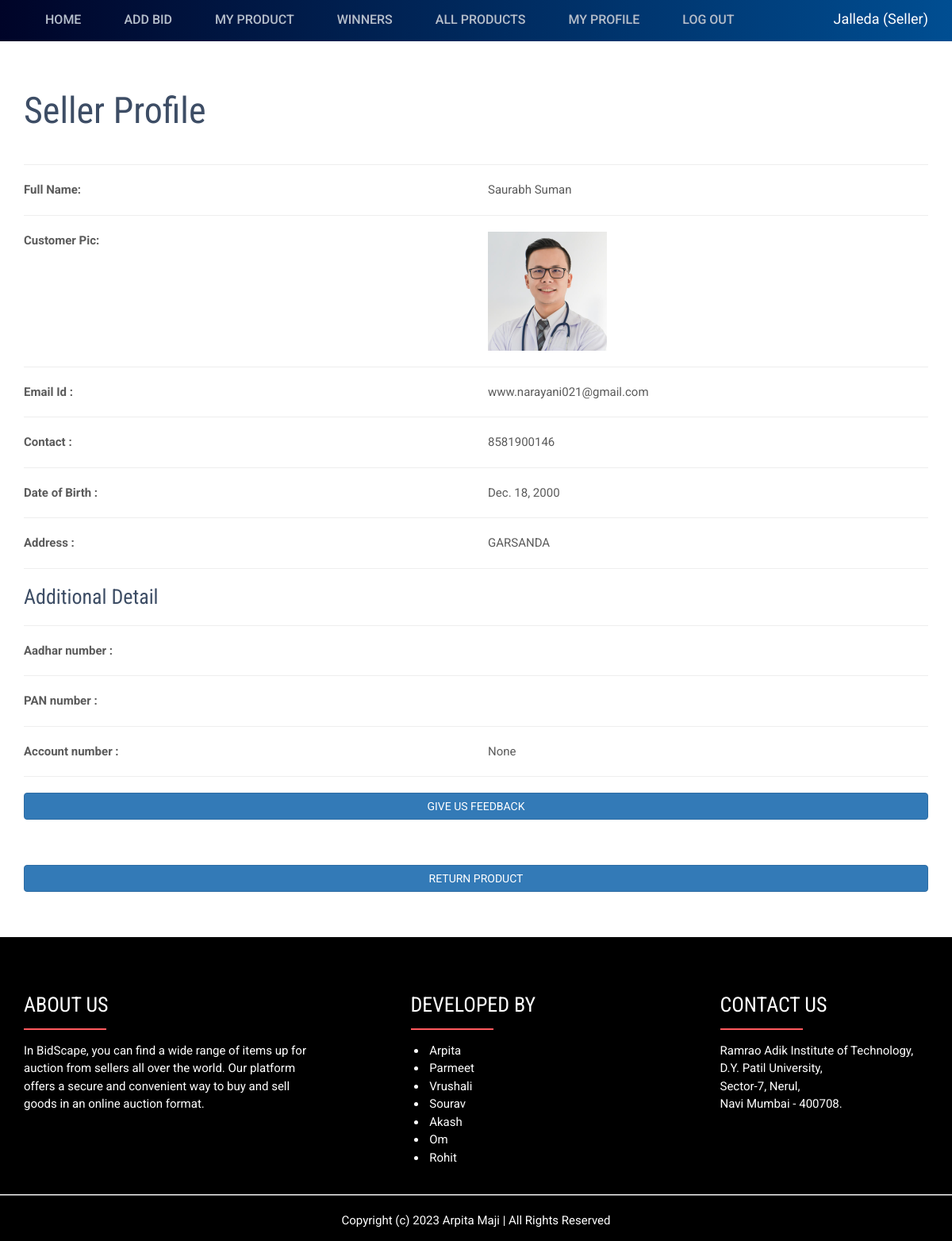
Page /profile/4 (signed in) on the committed database.
### bid_app/models.py (models this page shows, shortened)
class AuctionUser(models.Model):
    user = models.ForeignKey(User,on_delete=models.CASCADE,null=True, blank=True)
    dob = models.DateField(null=True, blank=True)
    address = models.CharField(max_length=100,null=True, blank=True)
    contact = models.CharField(max_length=10,null=True, blank=True)
    image = models.FileField(null=True, blank=True)
    user_type = models.CharField(max_length=100,null=True, blank=True)
    status = models.CharField(max_length=100,null=True, blank=True, default="pending")
    membership = models.ForeignKey(Member_fee,on_delete=models.CASCADE,null=True, blank=True)
    created = models.DateTimeField(auto_now_add=True)
    bank_statement = models.FileField(null=True, blank=True)
    account_number = models.CharField(max_length=100,null=True, blank=True)
    agree = models.BooleanField(null=True, blank=True)
    email_verification = models.BooleanField(null=True, blank=True)
    otp = models.CharField(max_length=100,null=True, blank=True)

### bid_app/views.py (the view)
# urls.py: path('profile/<int:pid>', profile, name="profile"),
def profile(request, pid):
    if not request.user.is_authenticated:
        return redirect('login')
    user = User.objects.get(id=pid)
    pro = AuctionUser.objects.get(user=user)
    d={'pro':pro,'user':user}
    return render(request,'profile.html',d)

### bid_app/templates/profile.html (shortened to what this page needs)
{% extends 'index.html' %}
{% load static %}
{% block body %}
<div id="inner_banner" class="inner_banner_section" style="margin-top:5%">
  <div class="container">
    <div class="row">
      <div class="col-md-12">
        <div class="full">
          <div class="title-holder">
            <div class="title-holder-cell text-left">
              <h1 class="page-title">{% if request.user.id == pro.user.id %}User Profile{% else %}Seller Profile{% endif %}</h1>
            </div>
          </div>
        </div>
      </div>
    </div>
  </div>
</div>
<div class="container">
    <hr><div class="row">
        <div class="col-md-6">
            <strong>Full Name:</strong>
        </div>
        <div class="col-md-6">
            {{pro.user.first_name}} {{pro.user.last_name}}
        </div>
    </div><hr>
     <div class="row">
        <div class="col-md-6">
            <strong>Customer Pic:</strong>
        </div>
        <div class="col-md-6">
           <img src="{{pro.image.url}}" style="width:150px;height:150px">
        </div>
    </div><hr>
    <div class="row">
        <div class="col-md-6">
            <strong>Email Id :</strong>
        </div>
        <div class="col-md-6">
            {{pro.user.email}}
        </div>
    </div><hr>
     <div class="row">
        <div class="col-md-6">
            <strong>Contact :</strong>
        </div>
        <div class="col-md-6">
            {{pro.contact}}
        </div>
     </div><hr>
    <div class="row">
        <div class="col-md-6">
            <strong>Date of Birth :</strong>
        </div>
        <div class="col-md-6">
            {{pro.dob}}
        </div>
    </div><hr>
    <div class="row">
        <div class="col-md-6">
            <strong>Address :</strong>
        </div>
        <div class="col-md-6">
            {{pro.address}}
        </div>
    </div><hr>
    <h5>Additional Detail</h5><hr>
    <div class="row">
        <div class="col-md-6">
            <strong>Aadhar number :</strong>
        </div>
        <div class="col-md-6">
        </div>
    </div><hr>
    <div class="row">
        <div class="col-md-6">
            <strong>PAN number :</strong>
        </div>
        <div class="col-md-6">
        </div>
    </div><hr>
    <div class="row">
        <div class="col-md-6">
            <strong>Account number :</strong>
        </div>
        <div class="col-md-6">
            {{pro.account_number}}
        </div>
    </div><hr>
    <a href="https://form.jotform.com/231231759167458"><button class="btn btn-primary" style="width:100%;margin-bottom:5%">Give us Feedback</button></a>
    <a href="https://forms.gle/ySYbTREhP1N1Kbvr9"><button class="btn btn-primary" style="width:100%;margin-bottom:5%">Return Product</button></a>
</div>
{% endblock %}

### bid_app/templates/index.html (shortened to what this page needs)
<!DOCTYPE html>
{% load static %}
<html class="no-js">
<head id="Head1">
<link rel="stylesheet" href="{% static 'assets/plugins/bootstrap/css/bootstrap.min.css' %}" />
<link rel="stylesheet" href="{% static 'assets/plugins/font-awesome/css/font-awesome.min.css' %}" />
<link rel="stylesheet" href="{% static 'css/style.css' %}" />
<link rel="stylesheet" href="{% static 'css/vendor/venobox.css' %}" />
<link rel="stylesheet" href="{% static 'css/rain.style.css' %}" />
<link rel="stylesheet" href="{% static 'css/responsive.css' %}" />
    </head>
</head>
<body class="home">
                <div class="navigation-row">
                    <nav id="mainmenu">
                        <div class="wrap">
                            <ul>
                                {% if request.user.is_authenticated and request.user.auctionuser_set.all.0.user_type == "Seller" %}
                                <li><a href="/" title="Auction-Home">Home</a></li>
                                    <li><a href="/add_product" title="Add Bid">Add Bid</a></li>
                                    <li><a href="/view_product" title="View Bid">My Product</a></li>
                                    <li><a href="/meetwinners/" title="Meet Winners">Winners</a></li>
                                    <li><a href="/all_product/" title="Hot Products">All Products</a></li>
                                    <li><a href="/profile/{{request.user.id}}" title="My Profile">My Profile</a></li>
                                    <li><a href="/logout" title="Logout">Log out</a></li>
                                    <div class="user-login">
                                        <p style="color:white">{{request.user.first_name}} ({{request.user.auctionuser_set.all.0.user_type}})</p>
                                    </div>
                                {% else %}
                                    <li><a href="/" title="Auction-Home">Home</a></li>
                                    <li><a href="/about" title="About Us">About Us</a></li>
                                    <li><a href="/loginadmin" title="Login">Admin Login</a></li>
                                    <li><a href="/login" title="Login">Login</a></li>
                                    <li><a href="/signup" title="Signup">Sign up</a></li>
                                {% endif %}
                            </ul>
                        </div>
                    </nav>
                </div>
           {% block body %}
           {% endblock %}
                        <footer id="footer" class="footer-1" style="color: white;background-color: black;">
                            <div class="main-footer widgets-dark typo-light">
                            <div class="container">
                            <div class="row">
                              <div class="col-xs-12 col-sm-6 col-md-4">
                            <div class="widget subscribe no-box ">
                            <h5 class="widget-title about" style="color:white;">ABOUT US</h5>
                            <p>In BidScape, you can find a wide range of items up for auction from sellers all over the world. Our platform offers a secure and convenient way to buy and sell goods in an online auction format.
                            </p>
                            </div>
                            </div>
                            <div class="col-xs-12 col-sm-6 col-md-1">
            </div>
                            <div class="col-xs-12 col-sm-6 col-md-3">
                            <div class="widget no-box">
                            <h5 class="widget-title about" style="color:white;">DEVELOPED BY</h5>
                            <ul class="thumbnail-widget">
                            <li>
                            <div class="thumb-content">&nbsp;Arpita</div>
                            </li>
                            <li>
                            <div class="thumb-content">&nbsp;Parmeet</div>
                            </li>
                            <li>
                                <div class="thumb-content">&nbsp;Vrushali</div>
                            </li>
                            <li>
                                <div class="thumb-content">&nbsp;Sourav</div>
                            </li>
                            <li>
                                <div class="thumb-content">&nbsp;Akash</div>
                            </li>
                            <li>
                                <div class="thumb-content">&nbsp;Om</div>
                            </li>
                            <li>
                                <div class="thumb-content">&nbsp;Rohit</div>
                            </li>
                            </ul>
                            </div>
                            </div>
                            <div class="col-xs-12 col-sm-6 col-md-1">
            </div>
                            <div class="col-xs-12 col-sm-6 col-md-3">
                            <div class="widget no-box">
                            <h5 class="widget-title about" style="color:white;">CONTACT US</h5>
                                        <p>Ramrao Adik Institute of Technology, D.Y. Patil University,<br>Sector-7, Nerul,<br>Navi Mumbai - 400708.</p>
                            </div>
                            </div>
                            </div>
                            </div>
                              <hr style="height:0.5px;color:gray;background-color:gray;">
                            <div class="footer-copyright">
                            <div class="container">
                            <div class="row">
                            <div class="col-md-12 text-center">
                            <p>Copyright (c) 2023 Arpita Maji | All Rights Reserved</p>
                            </div>
                            </div>
                            </div>
                            </div>
                            </footer>
</body>
</html>

### bid_app/static/css/responsive.css (style rules this page uses)
@media only screen and (min-width: 768px) { .user-login form, #mainmenu ul, .account-bar > ul { display:block !important; } }
@media only screen and (min-width: 1001px) and (max-width: 1200px) { .wrap { width:auto; padding:0 15px; } }
@media only screen and (min-width: 1001px) and (max-width: 1200px) { img { max-width: 100%; width:auto; height:auto; } }
@media only screen and (min-width: 1001px) and (max-width: 1200px) { .user-login { margin:10px 0 0; } }

### bid_app/templates/index.html (style rules this page uses)
.about:after { content:""; display:block; width: 4em; max-width:70%; border-bottom: 0.1em solid #FF5A5F; margin: 0.5em 0 0.5em 0; }

### rows in the picture
AuctionUser: user.first_name "Saurabh", user.last_name "Suman", image (picture), user.email "www.narayani021@gmail.com", contact "8581900146", dob "Dec. 18, 2000", address "GARSANDA", account_number "None"

### other values in the picture
{{ request.user.first_name }} "Jalleda"
{{ request.user.auctionuser_set.all.0.user_type }} "Seller"
